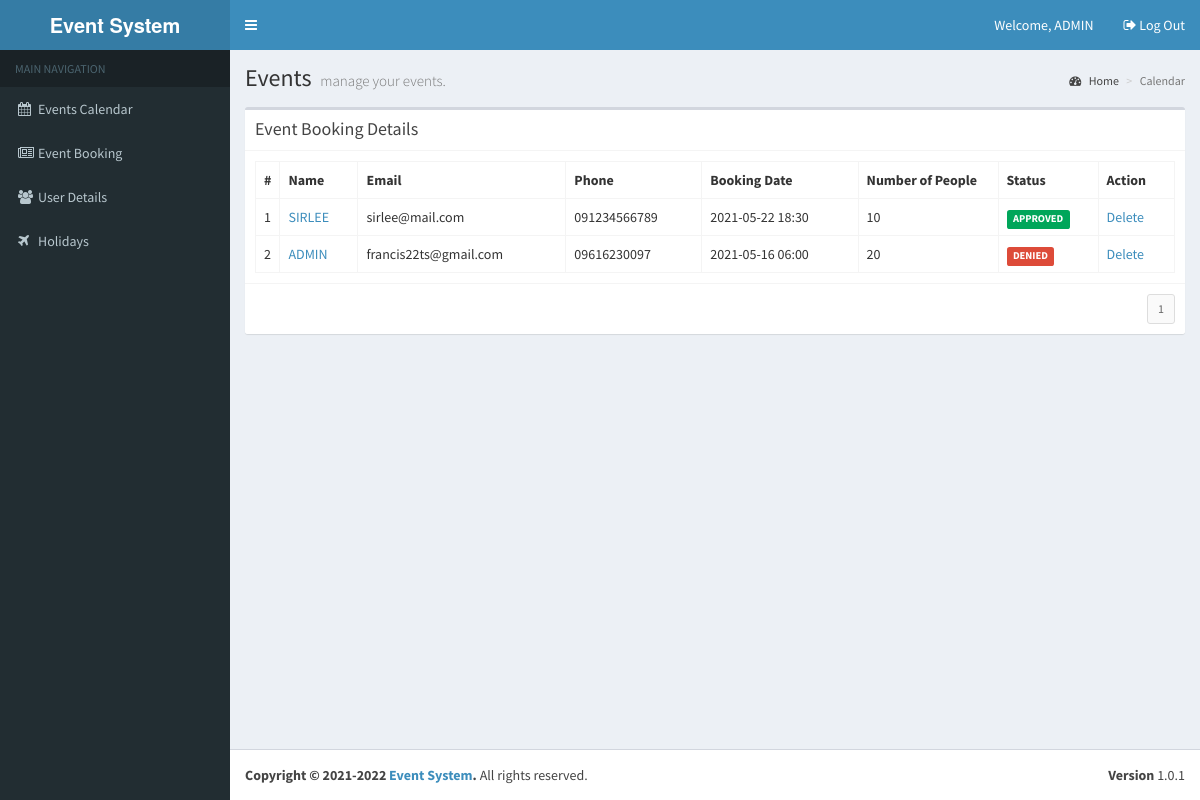
Page /event-management/views/?v=LIST (signed in) on the committed database.
### tables this page shows
CREATE TABLE `tbl_users` (
  `id` int(10) NOT NULL,
  `name` varchar(100) NOT NULL,
  `pwd` varchar(200) NOT NULL,
  `address` varchar(250) NOT NULL,
  `phone` varchar(20) NOT NULL,
  `email` varchar(100) NOT NULL,
  `type` varchar(10) NOT NULL,
  `status` varchar(10) NOT NULL,
  `bdate` varchar(100) NOT NULL
);

CREATE TABLE `tbl_reservations` (
  `id` int(10) NOT NULL,
  `uid` int(10) NOT NULL,
  `ucount` int(10) NOT NULL,
  `rdate` varchar(100) NOT NULL,
  `status` varchar(10) NOT NULL,
  `comments` varchar(250) NOT NULL,
  `bdate` varchar(100) NOT NULL
);

### event-management/views/index.php (called while the page is built, shortened)
<?php
require_once '../library/functions.php';
require_once '../include/template.php';
?>

### event-management/library/database.php (called while the page is built, shortened)
<?php
require_once 'config.php';
$dbConn = mysqli_connect ($dbHost, $dbUser, $dbPass,$dbName);
function dbQuery($sql)
{
	global $dbConn;
	$result = mysqli_query($dbConn,$sql);
	return $result;
}
function dbFetchAssoc($result)
{
	return mysqli_fetch_assoc($result);
}
function dbNumRows($result)
{
	return mysqli_num_rows($result);
}
?>

### event-management/views/eventlist.php (the view, shortened to what this page needs)
<?php
$records = getBookingRecords();
$utype = '';
$type = $_SESSION['calendar_fd_user']['type'];
if($type == 'admin') {
	$utype = 'on';
}
?>
<div class="col-md-12">
  <div class="box">
    <div class="box-header with-border">
      <h3 class="box-title">Event Booking Details</h3>
    </div>
    <div class="box-body">
      <table class="table table-bordered">
        <tr>
          <th style="width: 10px">#</th>
          <th>Name</th>
          <th>Email</th>
          <th>Phone</th>
          <th>Booking Date</th>
          <th style="width: 140px">Number of People</th>
          <th style="width: 100px">Status</th>
          <?php if($utype == 'on') { ?>
		  <th >Action</th>
		  <?php } ?>
        </tr>
        <?php
	  $idx = 1;
	  foreach($records as $rec) {
	  	extract($rec);
		$stat = '';
		if($status == "PENDING") {$stat = 'warning';}
		else if ($status == "APPROVED") {$stat = 'success';}
		else if($status == "DENIED") {$stat = 'danger';}
		?>
        <tr>
          <td><?php echo $idx++; ?></td>
          <td><a href="<?php echo WEB_ROOT; ?>views/?v=USER&ID=<?php echo $user_id; ?>"><?php echo strtoupper($user_name); ?></a></td>
          <td><?php echo $user_email; ?></td>
          <td><?php echo $user_phone; ?></td>
          <td><?php echo $res_date; ?></td>
          <td><?php echo $count; ?></td>
          <td><span class="label label-<?php echo $stat; ?>"><?php echo $status; ?></span></td>
          <?php if($utype == 'on') { ?>
		  <td><?php if($status == "PENDING") {?>
            <a href="javascript:approve('<?php echo $user_id ?>');">Approve</a>&nbsp;/
			&nbsp;<a href="javascript:decline('<?php echo $user_id ?>');">Denied</a>&nbsp;/
			&nbsp;<a href="javascript:deleteUser('<?php echo $user_id ?>');">Delete</a>
            <?php } else { ?>
			<a href="javascript:deleteUser('<?php echo $user_id ?>');">Delete</a>
			<?php } ?>
          </td>
		  <?php } ?>
        </tr>
        <?php } ?>
      </table>
    </div>
    <div class="box-footer clearfix">
      <?php echo generatePagination(); ?> </div>
  </div>
</div>

### event-management/include/template.php (shortened to what this page needs)
<!DOCTYPE html>
<html>
<head>
<?php include('head.php'); ?>
</head>
<body class="skin-blue sidebar-mini">
<div class="wrapper">
  <header class="main-header">
    <a href="<?php echo WEB_ROOT; ?>" class="logo">
    <span class="logo-lg"><b> Event System </b></span> </a>
    <nav class="navbar navbar-static-top" role="navigation">
      <?php include('nav.php'); ?>
    </nav>
  </header>
  <aside class="main-sidebar">
   <?php include('sidebar.php'); ?>
  </aside>
  <div class="content-wrapper">
    <section class="content-header">
      <h1> Events <small>manage your events.</small> </h1>
      <ol class="breadcrumb">
        <li><a href="#"><i class="fa fa-dashboard"></i> Home</a></li>
        <li class="active">Calendar</li>
      </ol>
    </section>
    <section class="content">
	  <div class="row">
	  	<div class="col-md-12">
		</div>
	  </div>
	  <div class="row">
	  	<?php
			require_once $content;
		?>
      </div>
    </section>
  </div>
  <footer class="main-footer">
		<?php include('footer.php'); ?>
	</footer>
</div>
</body>
</html>

### event-management/include/head.php (shortened to what this page needs)
<link rel="stylesheet" href="<?php echo WEB_ROOT; ?>bootstrap/css/bootstrap.min.css">
<link rel="stylesheet" href="https://maxcdn.bootstrapcdn.com/font-awesome/4.4.0/css/font-awesome.min.css">
<link rel="stylesheet" href="https://code.ionicframework.com/ionicons/2.0.1/css/ionicons.min.css">
<link rel="stylesheet" href="<?php echo WEB_ROOT; ?>plugins/fullcalendar/fullcalendar.min.css">
<link rel="stylesheet" href="<?php echo WEB_ROOT; ?>plugins/fullcalendar/fullcalendar.print.css" media="print">
<link rel="stylesheet" href="<?php echo WEB_ROOT; ?>dist/css/AdminLTE.min.css">
<link rel="stylesheet" href="<?php echo WEB_ROOT; ?>dist/css/skins/_all-skins.min.css">

### event-management/include/nav.php (shortened to what this page needs)
<a href="#" class="sidebar-toggle" data-toggle="offcanvas" role="button">
</a>
<div class="navbar-custom-menu">
  <ul class="nav navbar-nav">
  	<li class="dropdown user user-menu">
		<a>
		<span class="hidden-xs"></i>Welcome, <?php echo strtoupper($_SESSION['calendar_fd_user']['name']); ?></span>
		</a>
	</li>
    <li class="dropdown user user-menu">
	<a href="<?php echo WEB_ROOT; ?>?logout">
	<span class="hidden-xs"><i class="fa fa-sign-out" aria-hidden="true"></i>&nbsp;Log Out</span>
	</a>
    </li>
  </ul>
</div>

### event-management/include/sidebar.php
<section class="sidebar">
  <ul class="sidebar-menu">
    <li class="header">MAIN NAVIGATION</li>
    <li class="treeview">
		<a href="<?php echo WEB_ROOT; ?>views/?v=DB"><i class="fa fa-calendar"></i><span>Events Calendar</span></a>
	</li>
    <li class="treeview">
		<a href="<?php echo WEB_ROOT; ?>views/?v=LIST"><i class="fa fa-newspaper-o"></i><span>Event Booking</span></a>
	</li>
	<li class="treeview">
		<a href="<?php echo WEB_ROOT; ?>views/?v=USERS"><i class="fa fa-users"></i><span>User Details</span></a>
	</li>
	<?php
	$type = $_SESSION['calendar_fd_user']['type'];
	if($type == 'admin') {
	?>
	<li class="treeview">
		<a href="<?php echo WEB_ROOT; ?>views/?v=HOLY"><i class="fa fa-plane"></i><span>Holidays</span></a>
	</li>
	<?php
	}
	?>
  </ul>
</section>

### event-management/library/functions.php (shortened to what this page needs)
<?php
function getBookingRecords(){
	$per_page = 10;
	$page = (isset($_GET['page']) && $_GET['page'] != '') ? $_GET['page'] : 1;
	$start 	= ($page-1)*$per_page;
	$sql 	= "SELECT u.id AS uid, u.name, u.phone, u.email,
			   r.ucount, r.rdate, r.status, r.comments
			   FROM tbl_users u, tbl_reservations r
			   WHERE u.id = r.uid
			   ORDER BY r.id DESC LIMIT $start, $per_page";
	$result = dbQuery($sql);
	$records = array();
	while($row = dbFetchAssoc($result)) {
		extract($row);
		$records[] = array("user_id" => $uid,
							"user_name" => $name,
							"user_phone" => $phone,
							"user_email" => $email,
							"count" => $ucount,
							"res_date" => $rdate,
							"status" => $status,
							"comments" => $comments);
	}
	return $records;
}
function generatePagination(){
	$per_page = 10;
	$sql 	= "SELECT * FROM tbl_users";
	$result = dbQuery($sql);
	$count 	= dbNumRows($result);
	$pages 	= ceil($count/$per_page);
	$pageno = '<ul class="pagination pagination-sm no-margin pull-right">';
	for($i=1; $i<=$pages; $i++)	{
		$pageno .= "<li><a href=\"?v=USER&page=$i\">".$i."</a></li>";
	}
	$pageno .= 	"</ul>";
	return $pageno;
}
?>

### event-management/include/footer.php
<div class="pull-right hidden-xs"> <b>Version</b> 1.0.1 </div>
<strong>Copyright &copy; 2021-2022 <a href="http://www.bcp.edu.ph" target="_blank">Event System</a>.</strong> All rights reserved.

### rows in the picture
tbl_users: name "SIRLEE", email "sirlee@mail.com", phone "091234566789", tbl_reservations.rdate "2021-05-22 18:30", tbl_reservations.ucount "10", tbl_reservations.status "APPROVED"
tbl_users: name "ADMIN", email "francis22ts@gmail.com", phone "09616230097", tbl_reservations.rdate "2021-05-16 06:00", tbl_reservations.ucount "20", tbl_reservations.status "DENIED"

### other values in the picture
$_SESSION['calendar_fd_user']['name'] "ADMIN"
